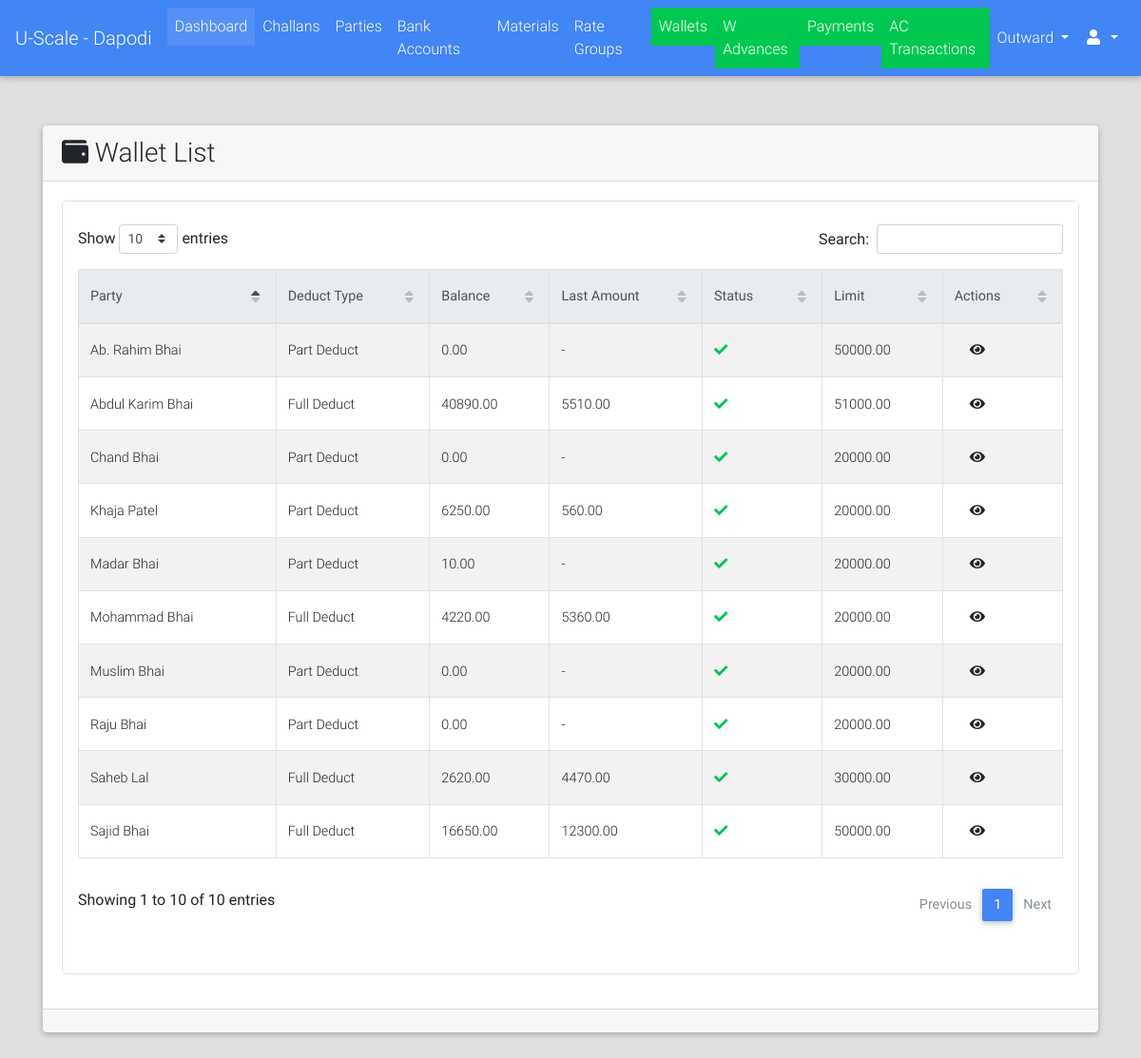
The page /parties/wallets/list/ (signed in) on the database as committed earlier.
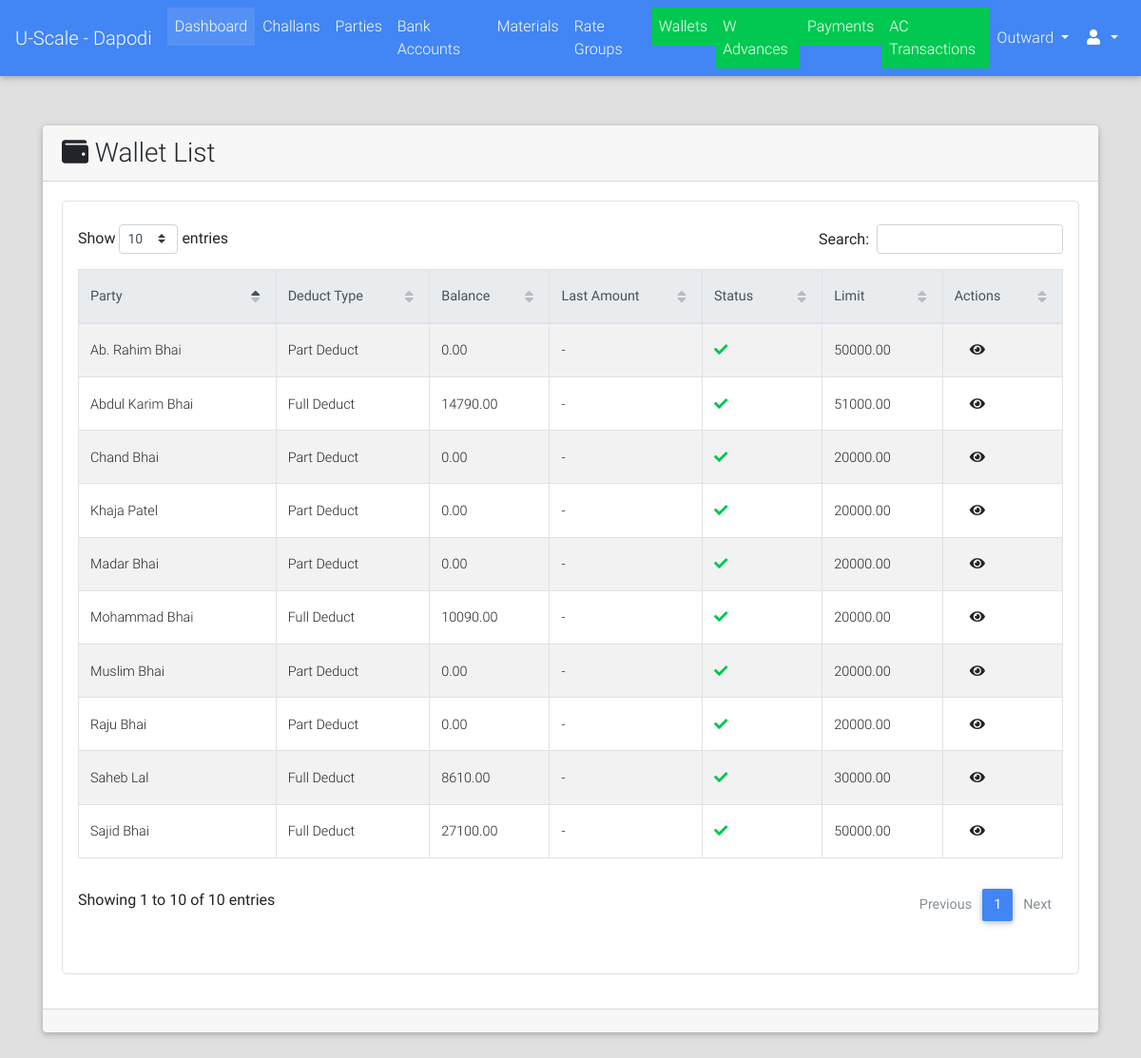
The same page on the database as committed later.
### parties/models.py (models this page shows, shortened)
class Wallet(models.Model):
    DEDUCT_TYPE_CHOICES = (("FD", "Full Deduct"), ("PD", "Part Deduct"), ("FXD", "Fix Deduct"))
    party = models.ForeignKey(Party, on_delete=models.CASCADE)
    balance = models.DecimalField(max_digits=9, decimal_places=2, default=Decimal(0.00))
    upper_limit = models.DecimalField(max_digits=9, decimal_places=2, default=20000.00)
    deduct_type = models.CharField(max_length=3, choices=DEDUCT_TYPE_CHOICES)
    fixed_amount = models.DecimalField(max_digits=7, decimal_places=2, blank=True, null=True)
    is_active = models.BooleanField(default=True)
    @property
    def get_absolute_url(self):
        return reverse_lazy("parties:wallet_detail", kwargs={"id": self.id})

class Party(models.Model):
    RATE_TYPE_CHOICES = (("GR", "Group Rate"), ("IR", "Individual Rate"))
    rate_type = models.CharField(max_length=2, choices=RATE_TYPE_CHOICES)
    rate_group = models.ForeignKey("rates.RateGroup", on_delete=models.PROTECT, blank=True, null=True)
    name = models.CharField(max_length=128)
    party_code = models.CharField(max_length=32, blank=True)
    address = models.TextField(blank=True)
    phone = models.CharField(max_length=13)
    whatsapp = models.CharField(max_length=13, blank=True)
    email = models.EmailField(blank=True, null=True)
    extra_info = models.TextField(blank=True)
    is_wallet_party = models.BooleanField(default=False)
    is_active = models.BooleanField(default=True)
    @property
    def get_display_text(self):
        return self.name
    class Meta:
        verbose_name = "Party"
        verbose_name_plural = "Parties"

### payments/models.py (models this page shows, shortened)
class WalletTransaction(models.Model):
    payment = models.ForeignKey("Payment", on_delete=models.CASCADE)
    wallet = models.ForeignKey("parties.Wallet", on_delete=models.CASCADE)
    amount = models.DecimalField(max_digits=9, decimal_places=2, default=Decimal(0.00))
    payed_on = models.DateField(blank=True, null=True)
    deducted_amount = models.DecimalField(max_digits=9, decimal_places=2, default=Decimal(0.00))
    previous_balance = models.DecimalField(max_digits=8, decimal_places=2, blank=True, null=True)
    remaining_balance = models.DecimalField(max_digits=8, decimal_places=2, blank=True, null=True)

### parties/views.py (the view)
class WalletListView(LoginRequiredMixin, ListView):
    model = Wallet
    template_name = "parties/wallet_list.html"
    context_object_name = "wallets"
    ordering = "-id"

### portal/templatetags/constant_tags.py (called while the page is built)
@register.simple_tag
def get_branch_name():
    return settings.BRANCH_NAME

### portal/templates/parties/wallet_list.html (shortened to what this page needs)
{% extends "portal/base.html" %}
{% load crispy_forms_tags %}
{% load static %}
{% block custom_links %}
    <link href="{% static "css/addons/datatables.min.css" %}" rel="stylesheet">
    <link href="{% static "css/addons/datatables-select.min.css" %}" rel="stylesheet">
{% endblock %}
{% block content %}
    <br><br>
    <div class="container">
        <div class="card">
            <div class="card-header">
                <div class="row">
                    <div class="col-lg-12 m-auto">
                        <h3 class="m-auto"><i class="fa fa-wallet"></i> Wallet List</h3>
                    </div>
                </div>
            </div>
            <div class="card-body">
                 <div class="table p-3 border" style="border-radius: 5px">
                     <table id="dt-basic-checkbox" class="table table-striped table-bordered" cellspacing="0" width="100%">
                         <thead class="thead-light">
                            <th class="th-sm">Party</th>
                            <th class="th-sm">Deduct Type</th>
                            <th class="th-sm">Balance</th>
                            <th class="th-sm">Last Amount</th>
                            <th class="th-sm">Status</th>
                            <th class="th-sm">Limit</th>
                            <th class="th-sm">Actions</th>
                         </thead>
                         <tbody>
                             {% if wallets %}
                                 {% for wallet in wallets %}
                                     <tr>
                                         <td>{{ wallet.party.get_display_text }}</td>
                                        <td>{{ wallet.get_deduct_type_display }}{% if wallet.deduct_type == "FXD" %} ({{ wallet.fixed_amount }}){% endif %}</td>
                                        <td>{{ wallet.balance }}</td>
                                        <td>{{ wallet.wallettransaction_set.last.amount|default:"-" }}</td>
                                        <td>
                                            {% if wallet.is_active %}
                                                <i class="fa fa-check text-success"></i>
                                            {% else %}
                                                <i class="fa fa-times text-danger"></i>
                                            {% endif %}
                                        </td>
                                        <td>{{ wallet.upper_limit }}</td>
                                        <td class="m-auto">
                                            <a class="m-3" href="{{ wallet.get_absolute_url }}"><i class="fa fa-eye"></i></a>
                                        </td>
                                     </tr>
                                 {% endfor %}
                             {% else %}
                                 <span class="text-black-50 font-weight-bold">No Wallets Found</span>
                             {% endif %}
                         </tbody>
                    </table>
                 </div>
            </div>
            <div class="card-footer">
            </div>
        </div>
    </div>
{% endblock %}

Rows that differ between the two databases and show on the page:
changed Wallet "Khaja Patel": balance "6250.00" → "0.00"; wallettransaction_set.last.amount "560.00" → "-"
changed Wallet "Madar Bhai": balance "10.00" → "0.00"
changed Wallet "Saheb Lal": balance "2620.00" → "8610.00"; wallettransaction_set.last.amount "4470.00" → "-"
changed Wallet "Mohammad Bhai": balance "4220.00" → "10090.00"; wallettransaction_set.last.amount "5360.00" → "-"
changed Wallet "Sajid Bhai": balance "16650.00" → "27100.00"; wallettransaction_set.last.amount "12300.00" → "-"
changed Wallet "Abdul Karim Bhai": balance "40890.00" → "14790.00"; wallettransaction_set.last.amount "5510.00" → "-"
